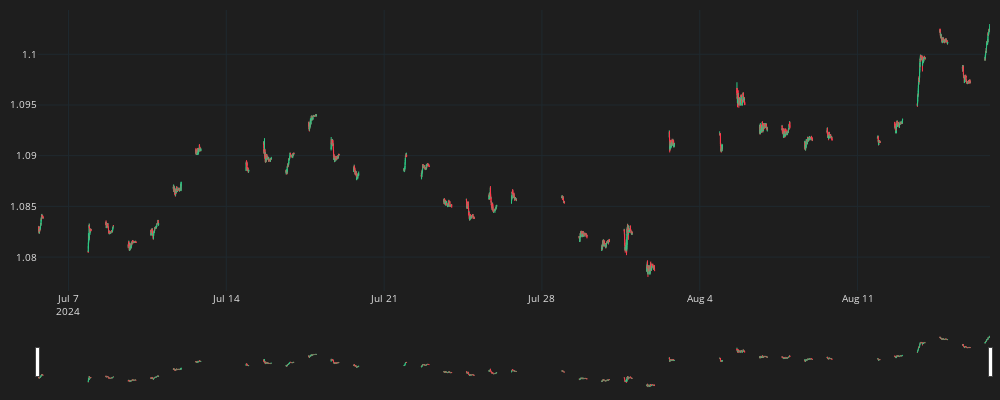

Notebook code for this chart:
### Code cell
def plot_df(df):
    fig = go.Figure()
    fig.add_trace(go.Candlestick(
        x=df.index, open=df.open, high=df.high, low=df.low, close=df.close, #index puede ser time
        line=dict(width=1), opacity=1,
        increasing_fillcolor = "#24A06B",
        decreasing_fillcolor = "#CC2E3C",
        increasing_line_color = "#2EC886",
        decreasing_line_color = "#FF3A4C"
    ))
    fig.update_layout(width=1000, height=400,
                    margin=dict(l=10, r=10, b=10, t=10),
                    font = dict(size=10, color="#e1e1e1"),
                    paper_bgcolor = "#1e1e1e",
                    plot_bgcolor =  "#1e1e1e",
                    )
    fig.update_xaxes(
        gridcolor = "#1f292f",
        showgrid=True, fixedrange=True, rangeslider=dict(visible=True)
    )
    fig.update_yaxes(
        gridcolor = "#1f292f",
        showgrid=True,
    )
    return fig

plot_fig = plot_df(df_silverbullet)
plot_fig.show()

### Figure 1 — Plotly figure (JSON) as saved in the notebook; plotly's stock layout.template omitted (floating-point values rounded to 4 significant figures; data arrays with more than 128 entries replaced by an {"elided": "..."} marker saying what was removed)
{"data": [{"close": {"elided": "3094 str values"}, "decreasing": {"fillcolor": "#CC2E3C", "line": {"color": "#FF3A4C"}}, "high": {"elided": "3094 str values"}, "increasing": {"fillcolor": "#24A06B", "line": {"color": "#2EC886"}}, "line": {"width": 1}, "low": {"elided": "3094 str values"}, "opacity": 1, "open": {"elided": "3094 str values"}, "type": "candlestick", "x": {"elided": "3094 str values"}}], "layout": {"font": {"color": "#e1e1e1", "size": 10}, "height": 400, "margin": {"b": 10, "l": 10, "r": 10, "t": 10}, "paper_bgcolor": "#1e1e1e", "plot_bgcolor": "#1e1e1e", "width": 1000, "xaxis": {"fixedrange": true, "gridcolor": "#1f292f", "rangeslider": {"visible": true}, "showgrid": true}, "yaxis": {"gridcolor": "#1f292f", "showgrid": true}}}
